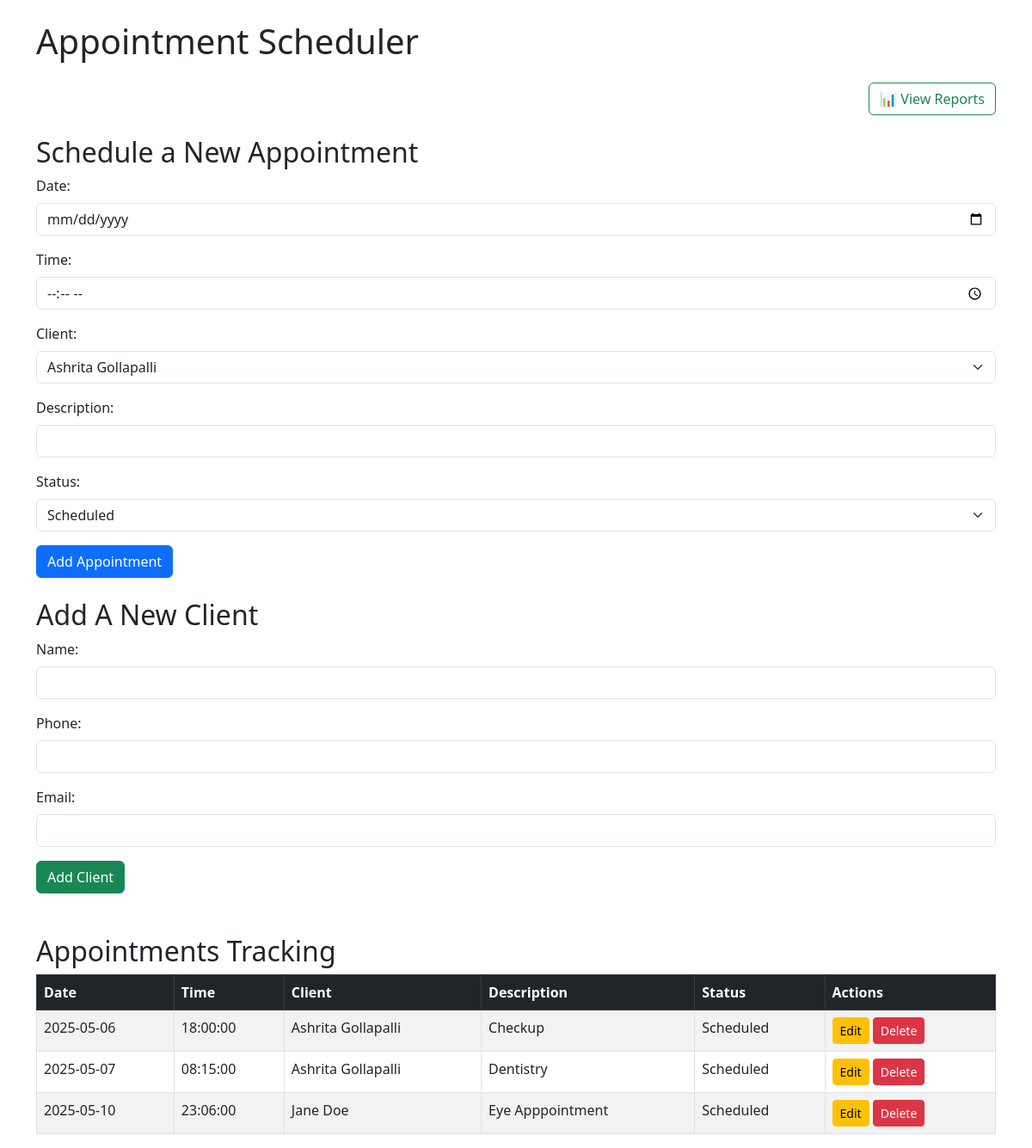
The page / on the database its author committed.
### app.py (models this page shows)
class Appointment(db.Model):
    id = db.Column(db.Integer, primary_key=True)
    date = db.Column(db.Date, nullable=False, index=True)  # index
    time = db.Column(db.Time, nullable=False)
    description = db.Column(db.Text, nullable=True)
    client_id = db.Column(db.Integer, db.ForeignKey('client.id'), nullable=False, index=True)  # index
    status = db.Column(db.String(20), nullable=False, default="Scheduled", index=True)  # index

class Client(db.Model):
    id = db.Column(db.Integer, primary_key=True)
    name = db.Column(db.String(100), nullable=False)
    phone = db.Column(db.String(15), unique=True, nullable=False)
    email = db.Column(db.String(100), unique=True, nullable=True)

### app.py (the view)
@app.route('/')
def index():
     appointments = Appointment.query.all()
     clients = Client.query.all()
     print("Appointments:", appointments)
     print("Clients:", clients)
     return render_template('index.html', appointments=appointments, clients=clients)

### templates/index.html (shortened to what this page needs)
<!DOCTYPE html>
<html lang="en">
<head>
    <link rel="stylesheet" href="https://cdn.jsdelivr.net/npm/bootstrap@5.3.0/dist/css/bootstrap.min.css">
</head>
<body class="container mt-4">
    <h1 class="mb-4">Appointment Scheduler</h1>
    <div class="mb-4 text-end">
        <a href="/report" class="btn btn-outline-success">📊 View Reports</a>
    </div>
    <h2>Schedule a New Appointment</h2>
    <form action="/add" method="POST" class="mb-4">
        <div class="mb-3">
            <label class="form-label">Date:</label>
            <input type="date" name="date" class="form-control" required>
        </div>
        <div class="mb-3">
            <label class="form-label">Time:</label>
            <input type="time" name="time" class="form-control" required>
        </div>
        <div class="mb-3">
            <label class="form-label">Client:</label>
            <select name="client" class="form-select">
                {% for client in clients %}
                <option value="{{ client.id }}">{{ client.name }}</option>
                {% endfor %}
            </select>
        </div>
        <div class="mb-3">
            <label class="form-label">Description:</label>
            <input type="text" name="description" class="form-control">
        </div>
        <div class="mb-3">
            <label class="form-label">Status:</label>
            <select name="status" class="form-select">
                <option value="Scheduled">Scheduled</option>
            </select>
        </div>
        <button type="submit" class="btn btn-primary">Add Appointment</button>
    </form>
    <h2>Add A New Client</h2>
    <form action="/add_client" method="POST" class="mb-5">
    <div class="mb-3">
        <label class="form-label">Name:</label>
        <input type="text" name="client_name" class="form-control" required>
    </div>
    <div class="mb-3">
        <label class="form-label">Phone:</label>
        <input type="text" name="client_phone" class="form-control" required>
    </div>
    <div class="mb-3">
        <label class="form-label">Email:</label>
        <input type="email" name="client_email" class="form-control">
    </div>
    <button type="submit" class="btn btn-success">Add Client</button>
    </form>
    <h2>Appointments Tracking</h2>
    <table class="table table-bordered table-striped">
        <thead class="table-dark">
            <tr>
                <th>Date</th>
                <th>Time</th>
                <th>Client</th>
                <th>Description</th>
                <th>Status</th>
                <th>Actions</th>
            </tr>
        </thead>
        <tbody>
            {% for appointment in appointments %}
            <tr>
                <td>{{ appointment.date }}</td>
                <td>{{ appointment.time }}</td>
                <td>
                    {% for client in clients %}
                        {% if client.id == appointment.client_id %}
                            {{ client.name }}
                        {% endif %}
                    {% endfor %}
                </td>
                <td>{{ appointment.description }}</td>
                <td>{{ appointment.status }}</td>
                <td>
                    <a href="/edit/{{ appointment.id }}" class="btn btn-warning btn-sm">Edit</a>
                    <a href="/delete/{{ appointment.id }}" class="btn btn-danger btn-sm">Delete</a>
                </td>
            </tr>
            {% endfor %}
        </tbody>
    </table>
</body>
</html>

### rows shown on the page
Appointment: date "2025-05-06", time "18:00:00", description "Checkup", status "Scheduled"
Client: name "Ashrita Gollapalli"
Appointment: date "2025-05-07", time "08:15:00", description "Dentistry", status "Scheduled"
Appointment: date "2025-05-10", time "23:06:00", description "Eye Apppointment", status "Scheduled"
Client: name "Jane Doe"

### other values the page prints
form field client "Ashrita Gollapalli"
